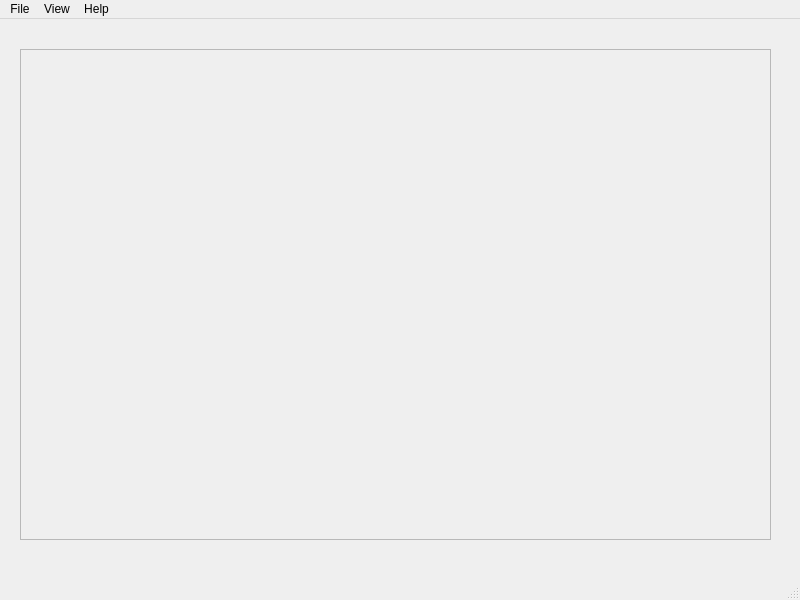
<?xml version="1.0" encoding="UTF-8"?>
<ui version="4.0">
 <class>ImageViewer</class>
 <widget class="QMainWindow" name="ImageViewer">
  <property name="geometry">
   <rect>
    <x>0</x>
    <y>0</y>
    <width>800</width>
    <height>600</height>
   </rect>
  </property>
  <property name="windowTitle">
   <string>ImageViewer</string>
  </property>
  <widget class="QWidget" name="centralwidget">
   <widget class="QScrollArea" name="scrollArea">
    <property name="geometry">
     <rect>
      <x>20</x>
      <y>30</y>
      <width>751</width>
      <height>491</height>
     </rect>
    </property>
    <property name="widgetResizable">
     <bool>true</bool>
    </property>
    <widget class="QWidget" name="scrollAreaWidgetContents">
     <property name="geometry">
      <rect>
       <x>0</x>
       <y>0</y>
       <width>749</width>
       <height>489</height>
      </rect>
     </property>
     <widget class="QLabel" name="imageLabel">
      <property name="geometry">
       <rect>
        <x>50</x>
        <y>30</y>
        <width>671</width>
        <height>411</height>
       </rect>
      </property>
      <property name="text">
       <string/>
      </property>
     </widget>
    </widget>
   </widget>
  </widget>
  <widget class="QMenuBar" name="menubar">
   <property name="geometry">
    <rect>
     <x>0</x>
     <y>0</y>
     <width>800</width>
     <height>21</height>
    </rect>
   </property>
   <widget class="QMenu" name="menuOpen">
    <property name="title">
     <string>File</string>
    </property>
    <addaction name="openAct"/>
    <addaction name="printAct"/>
    <addaction name="exitAct"/>
   </widget>
   <widget class="QMenu" name="menuView">
    <property name="title">
     <string>View</string>
    </property>
    <addaction name="zoomInAct"/>
    <addaction name="zoomOutAct"/>
    <addaction name="normalSizeAct"/>
    <addaction name="fitToWindowAct"/>
   </widget>
   <widget class="QMenu" name="menuHelp">
    <property name="title">
     <string>Help</string>
    </property>
    <addaction name="aboutAct"/>
    <addaction name="aboutQtAct"/>
   </widget>
   <addaction name="menuOpen"/>
   <addaction name="menuView"/>
   <addaction name="menuHelp"/>
  </widget>
  <widget class="QStatusBar" name="statusbar"/>
  <action name="openAct">
   <property name="text">
    <string>Open</string>
   </property>
  </action>
  <action name="printAct">
   <property name="enabled">
    <bool>false</bool>
   </property>
   <property name="text">
    <string>Print</string>
   </property>
  </action>
  <action name="exitAct">
   <property name="text">
    <string>Exit</string>
   </property>
  </action>
  <action name="zoomInAct">
   <property name="text">
    <string>Zoom In</string>
   </property>
  </action>
  <action name="zoomOutAct">
   <property name="text">
    <string>Zoom Out</string>
   </property>
  </action>
  <action name="normalSizeAct">
   <property name="text">
    <string>Normal Size</string>
   </property>
  </action>
  <action name="fitToWindowAct">
   <property name="text">
    <string>Fit to Window</string>
   </property>
  </action>
  <action name="aboutAct">
   <property name="text">
    <string>About</string>
   </property>
  </action>
  <action name="aboutQtAct">
   <property name="text">
    <string>AboutQt</string>
   </property>
  </action>
 </widget>
 <resources/>
 <connections/>
</ui>
